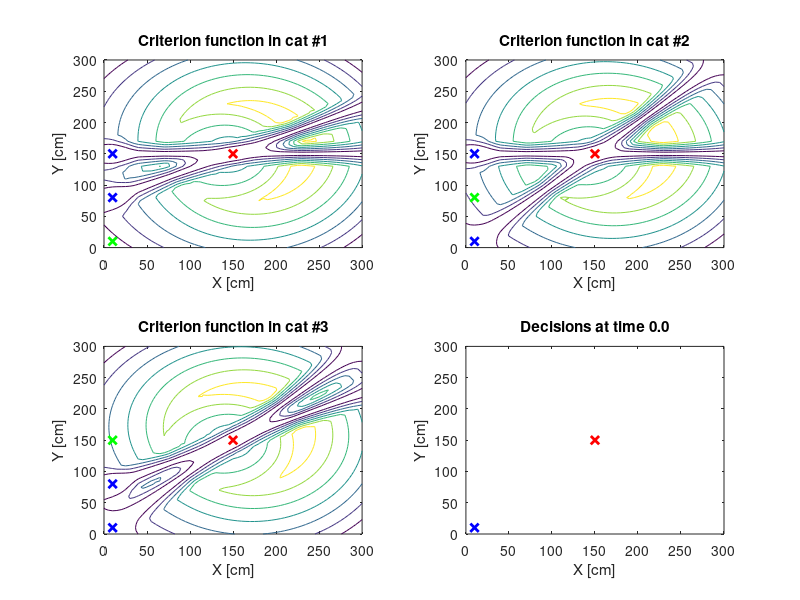

The MATLAB script that drew this image: (Note: this script raises an error after producing the figure.)
% Draft of a simple AI built on minimising a criterion function
%
% Author: Fredrik Wahlberg
% Version: 1.0

close all
clear all

d1 = 80;	% Opitmal distance from mouse
d2 = 30;	% Min distance to cats
d3 = 20;	% Min distance from line of sight
m = [150 150];	% Mouse position
c = [10 10 ; 10 80; 10 150];	% Cat positions
steepest_descent = 1;
make_mov = 0;

% Init movie
if (make_mov)
	mov = avifile('guide.avi');
end

% Make grid
x = 0:5:300;
y = 0:5:300;
[X, Y] = meshgrid(x, y);

% Set up variables
Z = zeros(size(X, 1), size(X, 2), size(c, 1));
Z2 = zeros(size(X, 1), size(X, 2), size(c, 1));
Z3 = zeros(size(X, 1), size(X, 2), size(c, 1));
T = zeros(size(X, 1), size(X, 2));

% Probability map of mouse
Z1 = abs(sqrt((m(1) - X).^2 + (m(2) - Y).^2) - d1);
Z1 = 1 - Z1/max(max(Z1));

frame = 1;
figure
tic
for t = 0:0.5:30

% Probability map of cat position
for g = 1:size(c, 1)
	T = sqrt((c(g, 1) - X).^2 + (c(g, 2) - Y).^2);
	T = T.*(T<d2) + d2*(1 + 0.5*T./max(max(T))).*(T>=d2);
	%T = T.*(T<d2) + (d2 + d2*0.1*T./max(max(T)))*(T>=d2);
	Z2(:, :, g) = T/max(max(T));
end

% Probability map of cat camera direction
for g = 1:size(c, 1)
	v = m' - c(g, :)';
	v = v/norm(v);		% Direction to mouse
	u = [v(2); -v(1)];	% Perpendicular to v
	T = abs((u(1)*(X - c(g, 1))) + (u(2)*(Y - c(g, 2))));
	T = T.*(T<d3) + d3*(T>=d3);
	Z3(:, :, g) = T/max(max(T));
end

% Multiply probability distrubutions
for j=1:size(c,1)
	Z(:, :, j) = Z1;
	for g = 1:size(c, 1)
		if not (g==j)
			Z(:, :, j) = Z(:, :, j) .* Z2(:, :, g) .* Z3(:, :, g);
		end
	end
end

% Plot
for j=1:size(c,1)
	% Make subplot
	%surfc(X, Y, Z)
	subplot(2, 2, j)
	contour(X, Y, Z(:, :, j), 0:0.1:1)
	hold on
	title(['Criterion function in cat #' num2str(j)])
	ylabel('Y [cm]')
	xlabel('X [cm]')
	plot(m(1), m(2), 'rx', 'LineWidth', 2)
	for g = 1:size(c, 1)
		if not (g==j)
			plot(c(g, 1), c(g, 2), 'bx', 'LineWidth', 2)
		else
			plot(c(g, 1), c(g, 2), 'gx', 'LineWidth', 2)
		end
	end
	hold off
end

% Plot and move cats
subplot(2, 2, 4)
plot(m(1), m(2), 'rx', 'LineWidth', 2)
axis([min(min(X)) max(max(X)) min(min(Y)) max(max(Y))])
hold on
title(['Decisions at time ' num2str(t, '%2.1f')])
ylabel('Y [cm]')
xlabel('X [cm]')
for j = 1:size(c, 1)	% Go through cats
	plot(c(j, 1), c(j, 2), 'bx', 'LineWidth', 2)
	if (steepest_descent)
		% Determine movement according to the steepest descent method
		[dx, dy] = gradient(Z(:, :, j));
		[t, ix] = min(abs(x - c(j, 1)));
		[t, iy] = min(abs(y - c(j, 2)));
		v = [dx(iy, ix) dy(iy, ix)]*300;
	else
		% Look for local minima
		[t, ix] = min(abs(x - c(j, 1)));
		[t, iy] = min(abs(y - c(j, 2)));
		sq = 1;
		i1 = max([1 ix-sq]);
		i2 = min([size(x, 2) ix+sq]);
		i3 = max([1 iy-sq]);
		i4 = min([size(y, 2) iy+sq]);
		localmax = Z(ix, iy, j);
		v = [0 0];
		for g1=i1:i2
			for g2=i3:i4
				w = Z(g1, g2, j);
				if (localmax<w)
					localmax = w;
					v = [x(g1)-x(ix) y(g2)-y(iy)];
				end
			end
		end
	end
	% Check for max speed
	if (norm(v)>4)
		v = 4*v./norm(v);
	end
	% Plot movement arrow
	d = [x(ix) y(iy) angle(v(1) + i*v(2))];
	arrow(d, norm(v)*5, 'b-', 1)
	% Move cat
	c(j, 1) = c(j, 1) + v(1);
	c(j, 2) = c(j, 2) + v(2);
end
hold off

	frame = frame + 1;
	f2 = getframe(gcf);
	if (make_mov)
		mov = addframe(mov, f2);
	end
end
%print('guide.png', '-dpng')
fprintf('seconds/frame %i2.2\n', toc/(frame-1));

if (make_mov)
	mov = close(mov);
end
